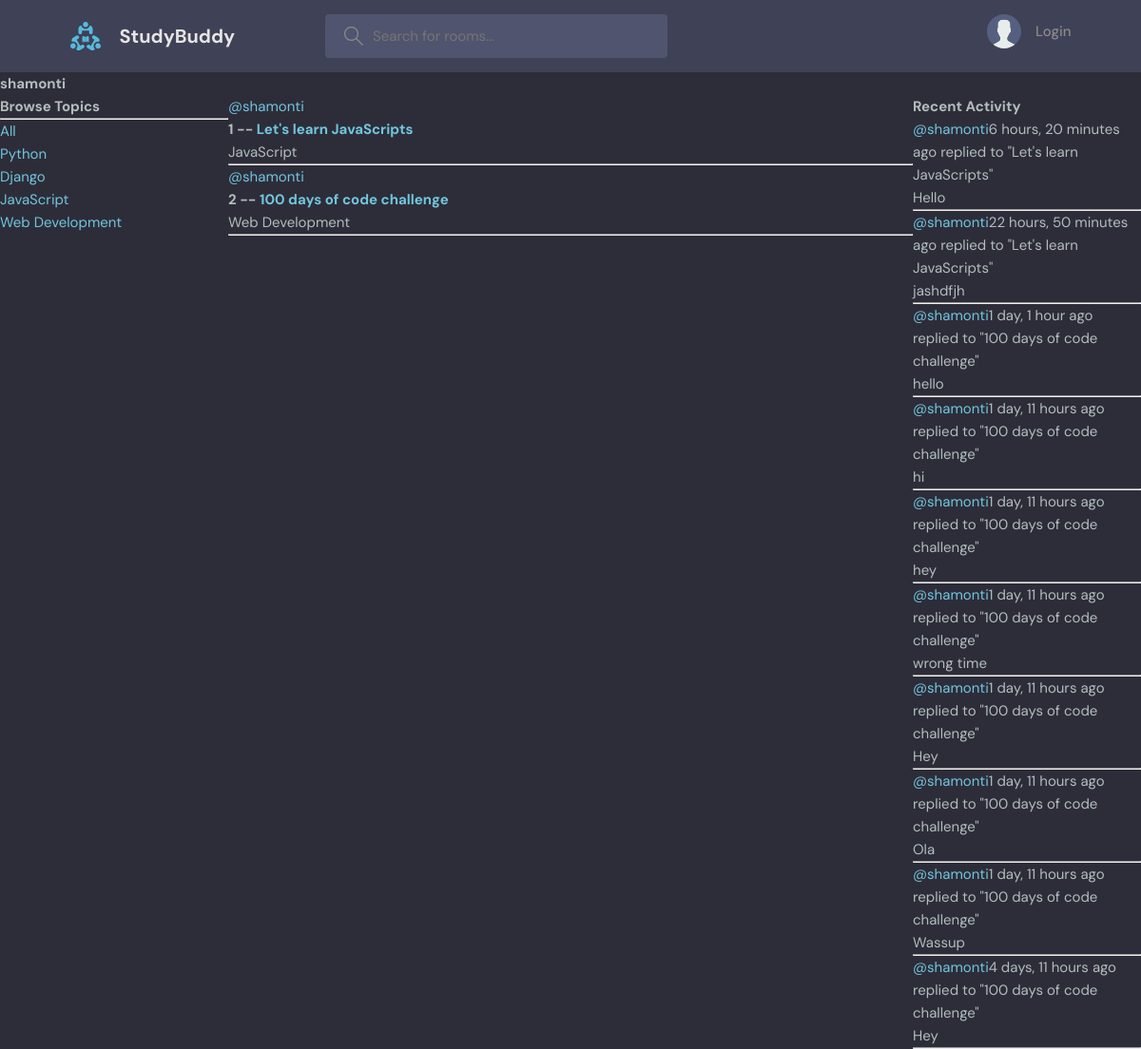
The page /user/1/ on the database as committed earlier.
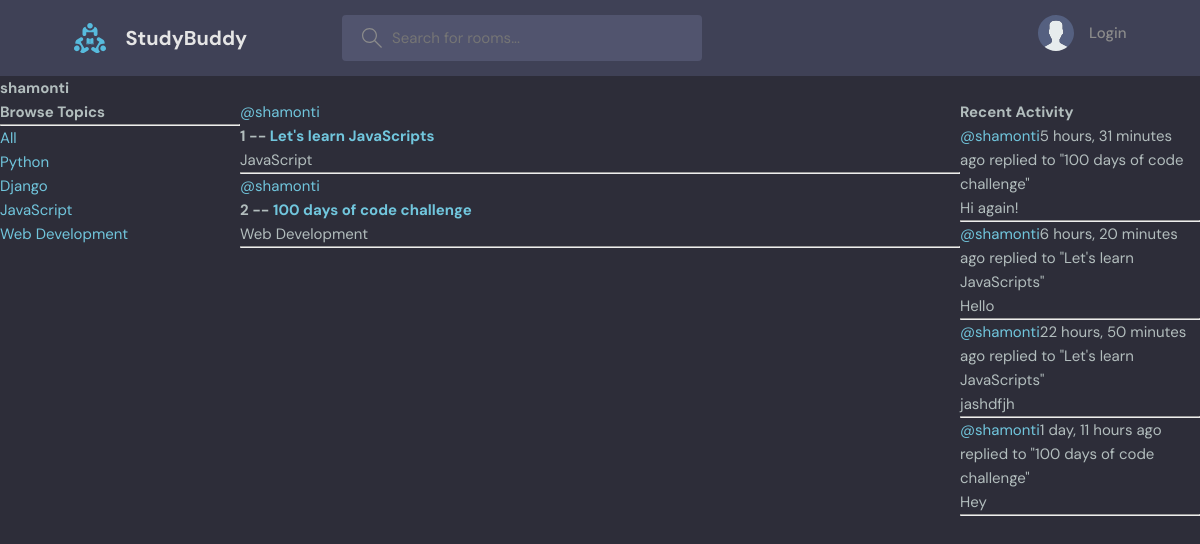
The same page on the database as committed later.
### base/models.py (models this page shows, shortened)
class Topic(models.Model):
    name = models.CharField(max_length=200)

class Room(models.Model):
    host = models.ForeignKey(User, on_delete=models.SET_NULL, null=True)
    topic = models.ForeignKey(Topic, on_delete=models.SET_NULL, null=True)
    name = models.CharField(max_length=200)
    description = models.TextField(null=True, blank= True)
    participants = models.ManyToManyField(User, related_name='participants')
    updated = models.DateTimeField(auto_now=True)
    created = models.DateField(auto_now_add=True)
    class Meta:
        ordering = ['-updated', '-created']
    def __str__(self):
        return self.name

class Message(models.Model):
    user = models.ForeignKey(User, on_delete=models.CASCADE)
    room = models.ForeignKey(Room, on_delete=models.CASCADE)
    body = models.TextField()
    updated = models.DateTimeField(auto_now=True)
    created = models.DateTimeField(auto_now_add=True)
    class Meta:
        ordering = ['-updated', '-created']
    def __str__(self):
        return self.body[0:50]

### base/views.py (the view)
# urls.py: path('user/<str:pk>/', views.userProfile, name='user-profile'),
def userProfile(request, pk):
    user = User.objects.get(id=pk)
    rooms = user.room_set.all()
    room_messages = user.message_set.all()
    topics = Topic.objects.all()
    context = {'user': user, 'rooms': rooms, 'room_messages': room_messages, 'topics': topics}
    return render(request, 'base/profile.html', context)

### base/templates/base/profile.html (shortened to what this page needs)
{% extends "main.html" %}
{% block content %}
<h1>{{user.username}}</h1>
<div class='profile-container'>
  <div>
    {% include "base/topics_component.html" %}
  </div>
  <div>
    {% include "base/feed_component.html" %}
  </div>
  <div>
    {% include "base/activity_component.html" %}
  </div>
</div>
{% endblock content %}

### templates/main.html (shortened to what this page needs)
<!DOCTYPE html>
{% load static %}
<html lang="en">
  <head>
    <link rel="stylesheet" href="{% static "styles/style.css" %}" />
  </head>
  <body>
    {% include 'navbar.html' %}
    {% block content %}
    {% endblock %}
  </body>
</html>

### templates/navbar.html (shortened to what this page needs)
{% load static %}
<header class="header header--loggedIn">
  <div class="container">
    <a href="{% url "home" %}" class="header__logo">
      <img src="{% static "images/logo.svg" %}" />
      <h1>StudyBuddy</h1>
    </a>
    <form class="header__search" method='GET' action='{% url "home" %}' >
      <label>
        <input type='text' name='q' placeholder="Search for rooms..." />
      </label>
    </form>
    <nav class="header__menu">
      {% if request.user.is_authenticated %}
      <div class="header__user">
        <a href="profile.html">
          <div class="avatar avatar--medium active">
            <img src="https://randomuser.me/api/portraits/men/37.jpg" />
          </div>
          <p>{{request.user.username}} <span>@{{request.user.username}}</span></p>
        </a>
        <button class="dropdown-button">
          <svg version="1.1" xmlns="http://www.w3.org/2000/svg" width="32" height="32" viewBox="0 0 32 32">
            <title>chevron-down</title>
            <path d="M16 21l-13-13h-3l16 16 16-16h-3l-13 13z"></path>
          </svg>
        </button>
      </div>
      {% else %}
      <a href="{% url "login" %}">
        <img src="{% static "images/avatar.svg" %}" />
        <p>Login</p>
      </a>
      {% endif %}
    </nav>
  </div>
</header>

### base/templates/base/topics_component.html
<h3>Browse Topics</h3>
<hr />
<a href="{% url 'home' %}">All</a>
{% for topic in topics %}
<div>
  <a href="{% url 'home' %}?q={{topic.name}}">{{topic.name}}</a>
</div>
{% endfor %}

### base/templates/base/feed_component.html (shortened to what this page needs)
<div>
  {% for room in rooms %}
  <div>
    <a href="{% url 'user-profile' room.id %}">@{{room.host.username}}</a>
    <h5>
      {{room.id}} -- <a href="{% url 'room' room.id %}">{{room.name}}</a>
    </h5>
    <small>{{room.topic.name}}</small>
    <hr />
  </div>
  {% endfor %}
</div>

### base/templates/base/activity_component.html (shortened to what this page needs)
  <h3>Recent Activity</h3>
  {% for message in room_messages %}
  <div>
    <small><a href="{% url "user-profile" message.user.id %}">@{{message.user}}</a>{{message.created|timesince}} ago</small>
    <small>replied to "{{message.room}}" </small>
    <p>{{message}}</p>
    <hr>
  </div>
  {% endfor %}

### static/styles/style.css (style rules this page uses)
:root { --color-main: #71c6dd; --color-main-light: #e1f6fb; --color-dark: #3f4156; --color-dark-medium: #51546e; --color-dark-light: #696d97; --color-light: #e5e5e5; --color-gray: #8b8b8b; --color-light-gray: #b2bdbd; --color-bg: #2d2d39; --color-success: #5dd693; --color-error: #fc4b0b; }
* { font-family: "DM Sans", -apple-system, BlinkMacSystemFont, "Segoe UI", Roboto, Oxygen, Ubuntu, Cantarell, "Open Sans", "Helvetica Neue", sans-serif; margin: 0; padding: 0; box-sizing: border-box; text-rendering: optimizeLegibility; font-size: inherit; }
html { font-size: 56.25%; }
@media only screen and (min-width: 1200px) { html { font-size: 62.5%; } }
body { line-height: 1.6; font-weight: 400; font-size: 1.5rem; color: var(--color-light-gray); background-color: var(--color-bg); min-height: 100vh; }
img { width: 100%; }
a { display: inline-block; color: var(--color-main); text-decoration: none; }
.container { max-width: 120rem; width: 90%; margin: auto; }
.header { padding: 1.5rem; background-color: var(--color-dark); }
.header > .container { display: flex; gap: 9.5rem; }
.header__logo, .header__user { display: flex; gap: 2rem; align-items: center; }
.header__logo > img { height: 3.2rem; width: 3.2rem; }
.header__logo > h1 { font-weight: 700; font-size: 2rem; color: var(--color-light); }
.header__search > label { background-color: var(--color-dark-medium); padding: 1.3rem 1rem; display: flex; align-items: center; gap: 1rem; border-radius: 4px; }
.header__search svg { fill: var(--color-gray); width: 2rem; height: 2rem; margin-left: 1rem; }
.header__search input { width: 30rem; background: transparent; border: none; outline: none; color: var(--color-light); }
.header__menu { margin-left: auto; position: relative; }
.header__menu a { display: flex; gap: 1.5rem; align-items: center; font-weight: 500; text-decoration: none; color: var(--color-gray); }
.header__menu img { height: 3.6rem; }
.header__menu p { line-height: 1.2; }

### base/templates/base/profile.html (style rules this page uses)
.profile-container { display: grid; grid-template-columns: 1fr 3fr 1fr; }

Rows that differ between the two databases and show on the page:
removed Message: user "shamonti", created "1 day, 1 hour", room "100 days of code challenge", body "hello"
removed Message: user "shamonti", created "1 day, 11 hours", room "100 days of code challenge", body "hi"
removed Message: user "shamonti", created "1 day, 11 hours", room "100 days of code challenge", body "hey"
removed Message: user "shamonti", created "1 day, 11 hours", room "100 days of code challenge", body "wrong time"
removed Message: user "shamonti", created "1 day, 11 hours", room "100 days of code challenge", body "Ola"
removed Message: user "shamonti", created "1 day, 11 hours", room "100 days of code challenge", body "Wassup"
removed Message: user "shamonti", created "4 days, 11 hours", room "100 days of code challenge", body "Hey"
added Message: user "shamonti", created "5 hours, 31 minutes", room "100 days of code challenge", body "Hi again!"
